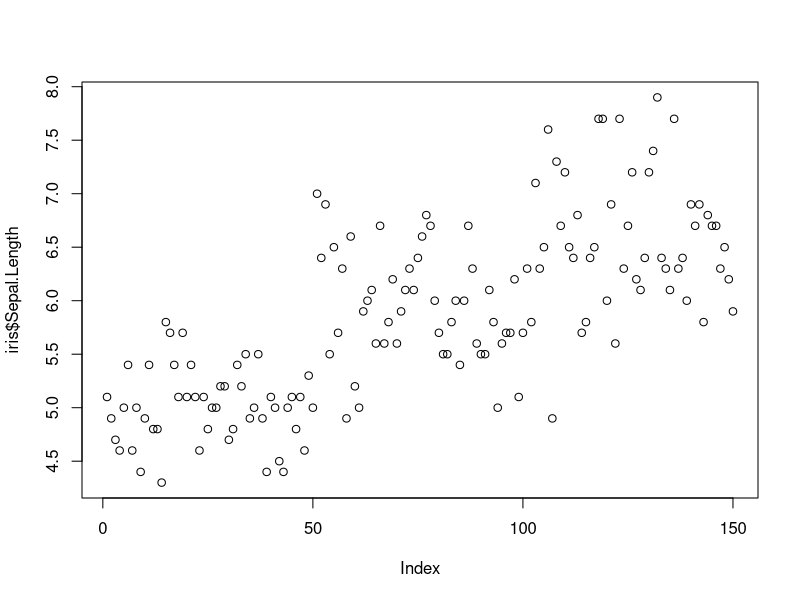
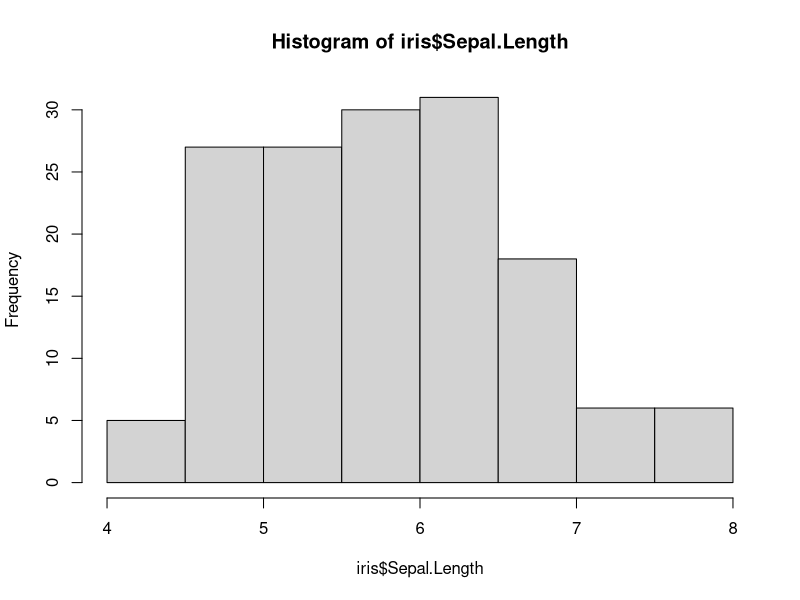
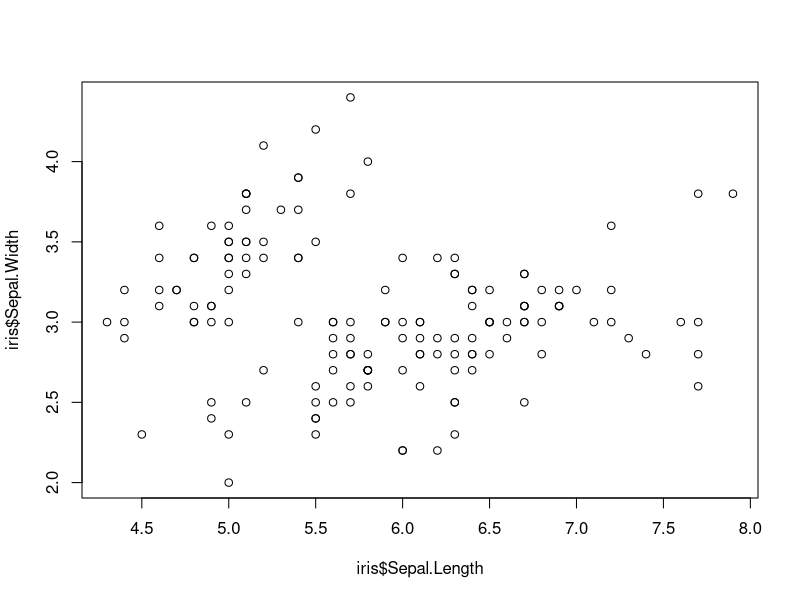

These charts were generated, in order, by the following R code:
print("okdsfnokjsfno")
print("Ok ln2okln2, ln 2 ")
getwd()
setwd("C:/Users/Charl/OneDrive/Documents/GitHub/DMA2")
getwd()

library(ggplot2)
library(datasets)

summary(iris)
head(iris, n= 10) # start of dataset
tail(iris) # end of dataset
plot(iris$Sepal.Length)
hist(iris$Sepal.Length)

plot(iris$Sepal.Length,iris$Sepal.Width)

iris[1:10, "Sepal.Length"]
iris$Sepal.Length

num = 7
num
num <- 5 # <- is the same as =
num = num + 3
num

name <- "Walter"
length(name)

class(num)
class(name)

ones = c(11,2,2,2,3,23,2,3,23,2,3,23,2) # creates array
ones[0]

v <- c(1,2,3,4)
v[3]

v = c(1, "chelsea")
v

v = c(name = "Jeff", height = 4)
v

mat <- matrix(c(1,0,0,0,1,0,0,0,1,1,0,1), ncol = 3)
mat
seq(1,10, length = 10)
jeff = seq(1,10, length = 5)#starting at 1, going to 10, 5 steps
jeff

jef = seq(1,length = 15, by = 2)
jef

rep(10,20)
rep(jeff,5)
rep(NA, 10) # repeat NOT AVAILABLE (or Null) 10 times

seqs <- rep(1:10,10)
seqs >= 3

any(seqs > 11) # checks if any value in seqs is gretar than 11

all(seqs >=1)# checks if all value in seqs is gretar than 5

our_names <- c("Chelsea", "John", "Jim", "Bianca", "Amy", "John", "Jake", "Tony", "Sam")
our_names = ifelse(our_names == "John", "J-Money", our_names)
our_names
which(our_names == "J-Money")

our_names == "J-Money"
our_names[our_names != "J-Money"]
